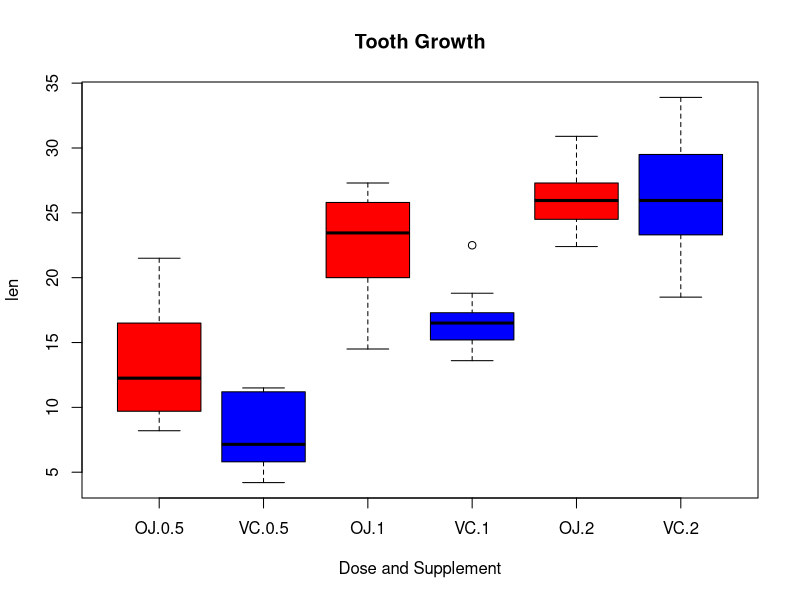
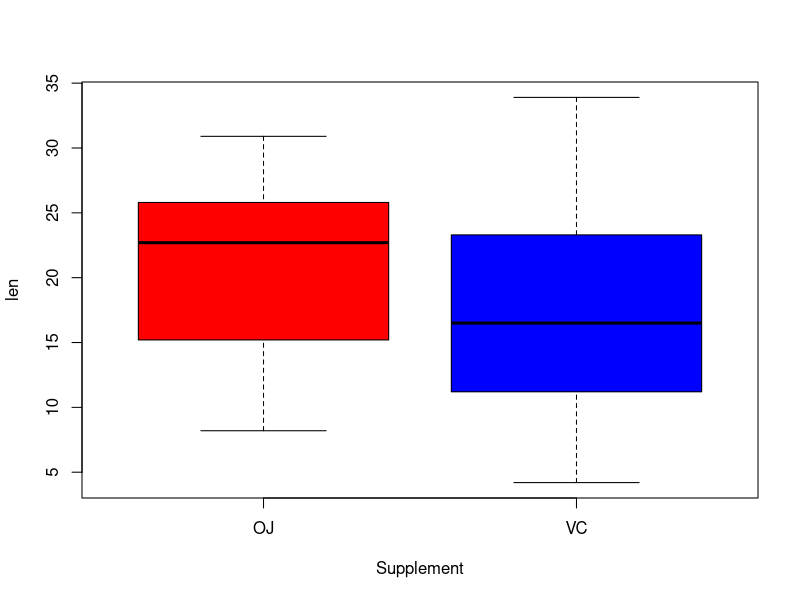
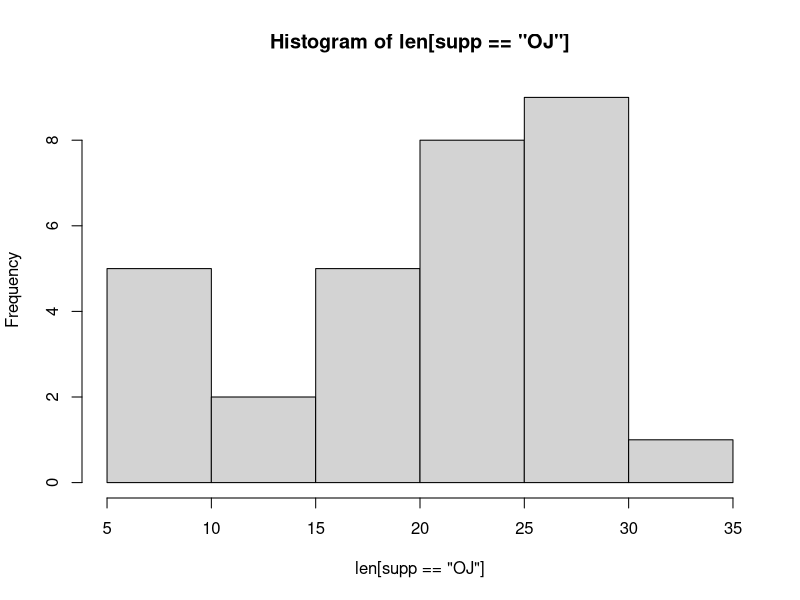
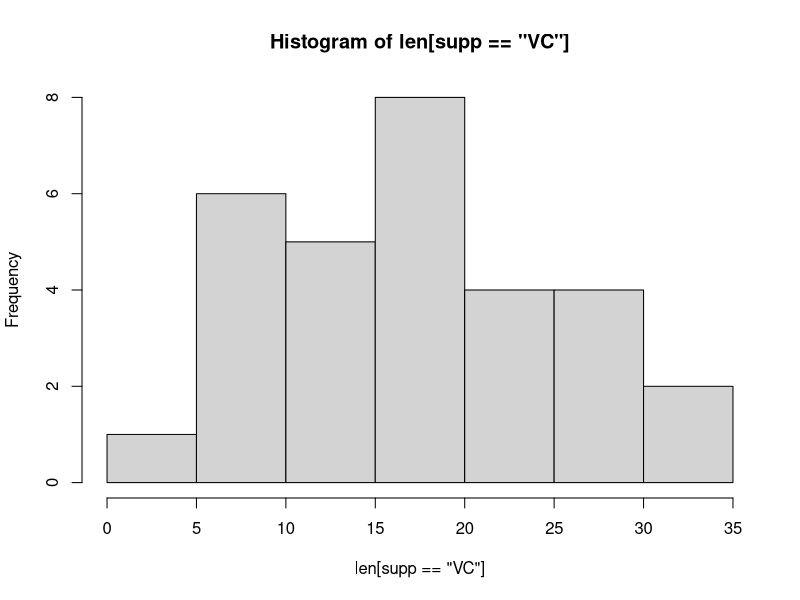
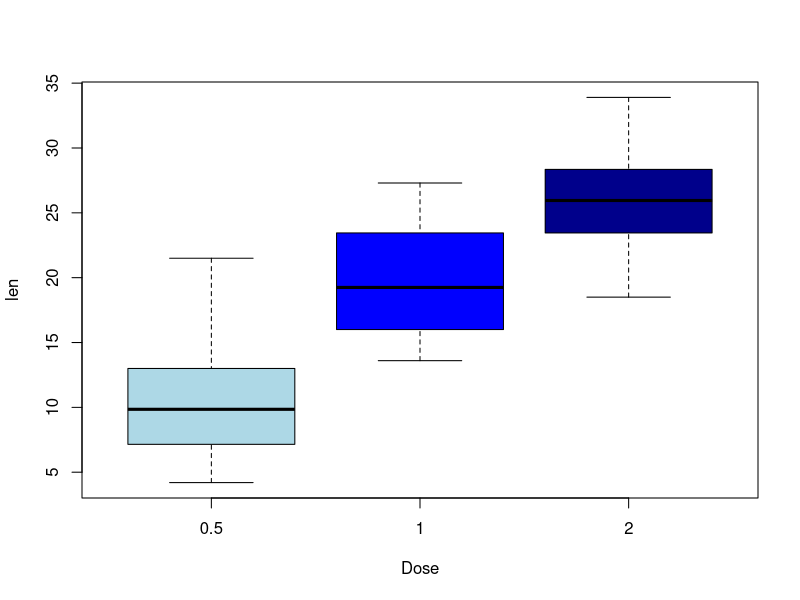

Write R code to recreate these figures, in order.
## ---- chunk 1
data(ToothGrowth)
attach(ToothGrowth)
## ---- chunk 2
summary(ToothGrowth)
## ---- chunk 3
boxplot(len~supp*dose,xlab="Dose and Supplement",main="Tooth Growth",col=c("Red","Blue"))
## ---- chunk 4
boxplot(len~supp,col=c("Red","Blue"),outline = FALSE,xlab="Supplement")
## ---- chunk 5
hist(len[supp=="OJ"])
hist(len[supp=="VC"])
var(len[supp=="VC"])/var(len[supp=="OJ"])
t.test(len[supp=="OJ"],len[supp=="VC"],conf.level=0.95,alternative="greater")
## ---- chunk 6
boxplot(len~dose,xlab="Dose",col=c("Light Blue","Blue","Dark Blue"))
## ---- chunk 7
#assumption checking
var(len[dose==0.5])/var(len[dose==2])
## ---- chunk 8
t.test(len[dose==1],len[dose==0.5],conf.level=1-0.05/2,alternative="greater")
## ---- chunk 9
t.test(len[dose==2],len[dose==1],conf.level=1-0.05/2,alternative="greater")
